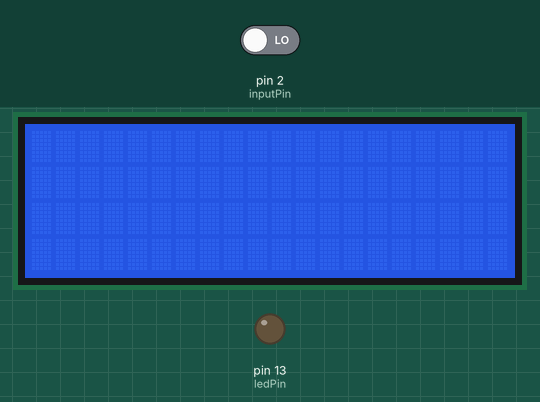
Bench run of a sketch on a simulated Arduino Uno, built with avr-gcc and run on an emulated ATmega328P. Shown: 20×4 character LCD, output pins drawn as LEDs (lit = HIGH). Inputs (shaded band) come from the test bench; at power-on: pin 2 (inputPin) LOW. What the sketch prints to the serial monitor is not drawn.

Above: at 1.2 s.
1.3 s: pin 2 (inputPin) driven HIGH
At 1.6 s:
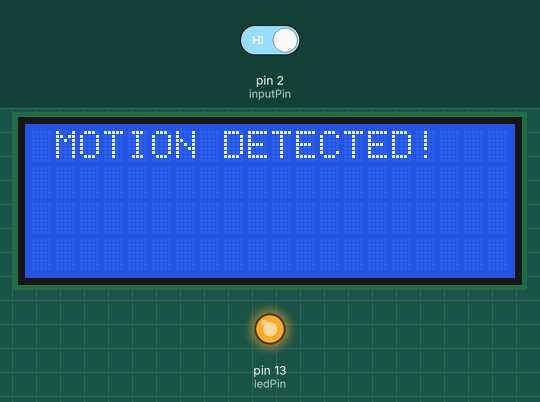
2.8 s: pin 2 (inputPin) driven LOW
At 3.4 s:
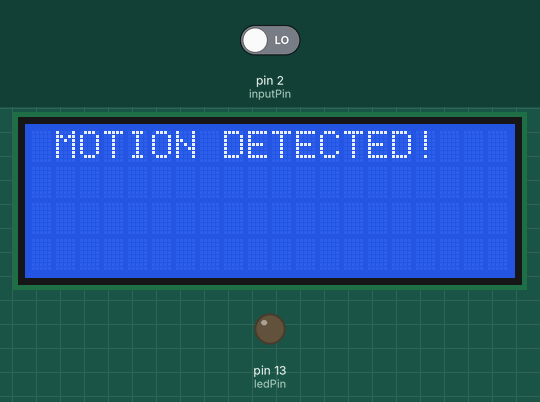
Timing chart, 0 to 5.8 s (numbered marks = the images above; inputs shaded):
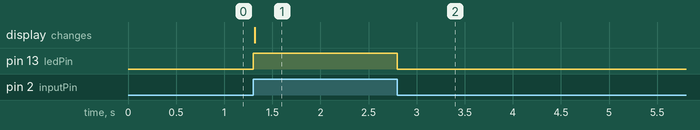

The sketch:

detectLcd.ino
```cpp
/*
 * PIR sensor tester
 */

int ledPin = 13;                // choose the pin for the LED
int inputPin = 2;               // choose the input pin (for PIR sensor)
int pirState = LOW;             // we start, assuming no motion detected
int val = 0;                    // variable for reading the pin status

#include <Wire.h>
#include <LiquidCrystal_I2C.h>
LiquidCrystal_I2C lcd(0x27,20,4);  // set the LCD address to 0x27 for a 16 chars and 2 line display


void setup() {
  pinMode(ledPin, OUTPUT);      // declare LED as output
  pinMode(inputPin, INPUT);     // declare sensor as input

  lcd.init();                      // initialize the lcd
  lcd.backlight();
  Serial.begin(9600);

}

void loop(){
  val = digitalRead(inputPin);  // read input value
  if (val == HIGH) {            // check if the input is HIGH
    digitalWrite(ledPin, HIGH);  // turn LED ON
    if (pirState == LOW) {
      // we have just turned on
      Serial.println("Motion detected!");
      lcd.setCursor(1,0);
      lcd.print("MOTION DETECTED!");
      // We only want to print on the output change, not state
      pirState = HIGH;
    }
  } else {
    digitalWrite(ledPin, LOW); // turn LED OFF
    if (pirState == HIGH){
      // we have just turned of
      Serial.println("Motion ended!");
      // We only want to print on the output change, not state
      pirState = LOW;
    }
  }
}
```

Measured:
- after the input at 1.3 s, pin 13 (ledPin): LOW → HIGH at once; the display: changes at once (image 1)
- after the input at 2.8 s, pin 13 (ledPin): HIGH → LOW at once
